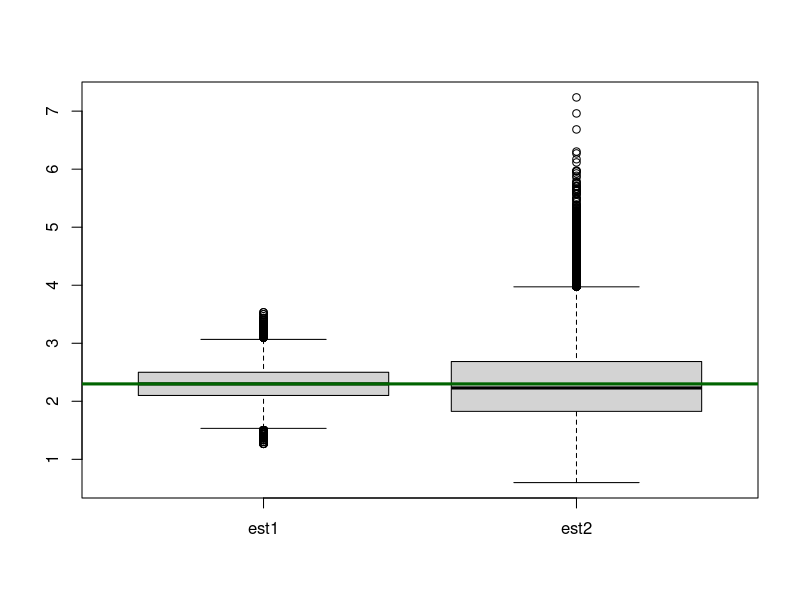
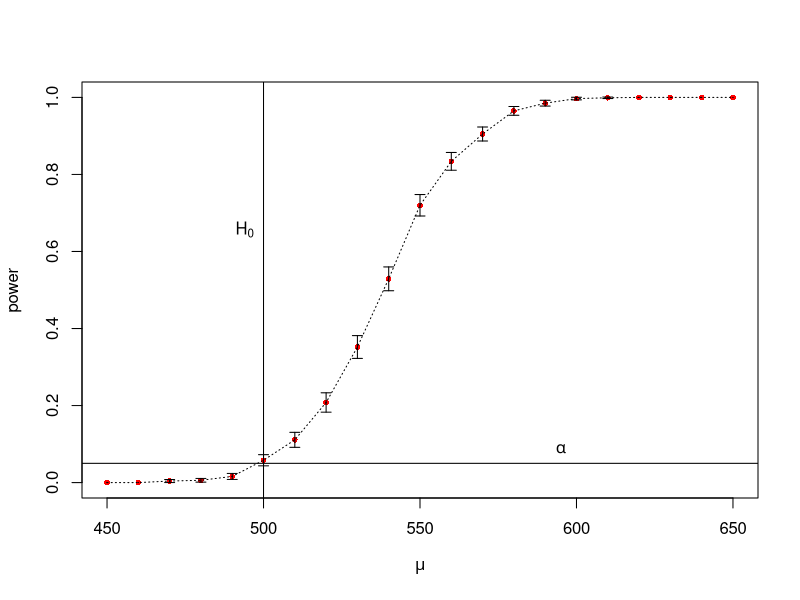
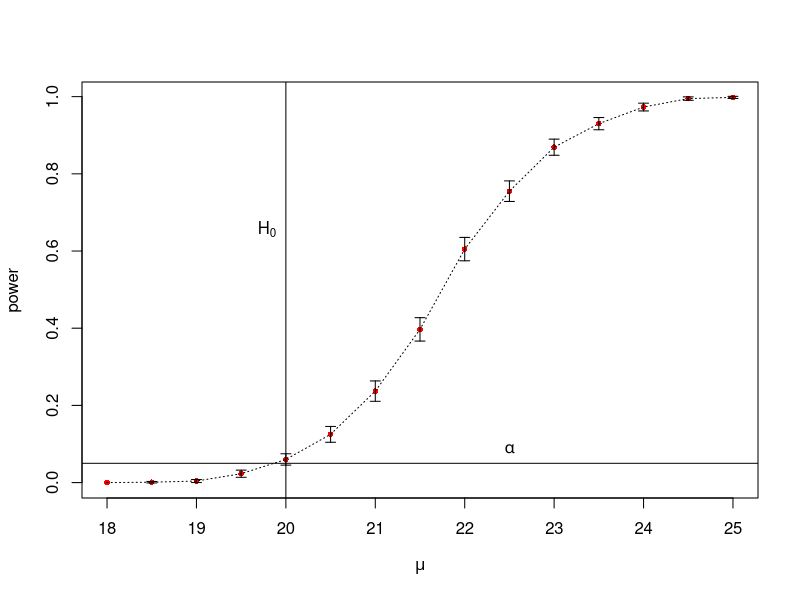

Here is the R script that generated these plots, in order:
## ---- chunk 1
set.seed(5172013)
## ---- chunk 2
sim_size <- 100000
sample_size <- 30
pois_lambda <- 2.3

pois_data <- matrix(
  rpois(n = sim_size * sample_size, lambda = pois_lambda),
  nrow = sim_size, 
  ncol = sample_size
)
## ---- chunk 3
pois_est1 <- function(pois_counts){
  return(mean(pois_counts))
}

pois_est2 <- function(pois_counts){
  return(var(pois_counts))
}
## ---- chunk 4
est_vec1 <- numeric(sim_size)
est_vec2 <- numeric(sim_size)

for (i in 1:sim_size){
  est_vec1[i] <- pois_est1(pois_data[i,])
  est_vec2[i] <- pois_est2(pois_data[i,])
}
## ---- chunk 5
boxplot(list(est1 = est_vec1, est2 = est_vec2))
abline(h = pois_lambda, lwd = 3, col = "darkgreen")
## ---- chunk 6
(mse1 <- mean((est_vec1 - pois_lambda)^2))
(mse2 <- mean((est_vec2 - pois_lambda)^2))
## ---- chunk 7
(mse1_mc_error <- sd((est_vec1 - pois_lambda)^2) / sqrt(sim_size))
(mse2_mc_error <- sd((est_vec2 - pois_lambda)^2) / sqrt(sim_size))
## ---- chunk 8
(c(mse1 - 1.96 * mse1_mc_error, mse1 + 1.96 * mse1_mc_error))
(c(mse2 - 1.96 * mse2_mc_error, mse2 + 1.96 * mse2_mc_error))
## ---- chunk 9
(bias1 <- mean(est_vec1 - pois_lambda))
(bias2 <- mean(est_vec2 - pois_lambda))
## ---- chunk 10
(bias1_mc_error <- sd(est_vec1-pois_lambda) / sqrt(sim_size))
(bias2_mc_error <- sd(est_vec2-pois_lambda) / sqrt(sim_size))
## ---- chunk 11
c(bias1 - 1.96 * bias1_mc_error, bias1 + 1.96 * bias1_mc_error)
c(bias2 - 1.96 * bias2_mc_error, bias2 + 1.96 * bias2_mc_error)
## ---- chunk 12
pois_ci <- function(pois_counts){
  sample_mean <- mean(pois_counts)
  sample_sd <- sd(pois_counts)
  
  return(c(
    "lb" = sample_mean - 1.96 * sample_sd / sqrt(length(pois_counts)),
    "ub" = sample_mean + 1.96 * sample_sd / sqrt(length(pois_counts))
  ))
}
## ---- chunk 13
coverage_indicator <- numeric(sim_size)

for (i in 1:sim_size){
  cur_ci <- pois_ci(pois_data[i,])
  
  if ((cur_ci[1] < pois_lambda) && (cur_ci[2] > pois_lambda)){
    coverage_indicator[i] <- 1
  }
}

(est_cov <- mean(coverage_indicator))
## ---- chunk 14
est_cov_error <- sqrt(est_cov * (1 - est_cov) / sim_size)

c(est_cov - 1.96 * est_cov_error, est_cov + 1.96 * est_cov_error)
## ---- chunk 15
set.seed(378923)

samp_size <- 20
alpha <- 0.05
mu0 <- 500
sigma <- 100

sim_size <- 1000           # number of replicates
p <- numeric(sim_size)      # storage for p-values

for (sim in 1:sim_size) {
  samp <- rnorm(samp_size, mu0, sigma) # simulate from H0
  ttest <- t.test(samp, alternative = "greater", mu = mu0)
  p[sim] <- ttest$p.value
}

(p_hat <- mean(p < alpha))
(se_hat <- sqrt(p_hat * (1 - p_hat) / sim_size))
p_hat + c(-1,1) * 1.96 * se_hat # c(-1,1) vectorizes plus and minus
## ---- chunk 16
mu <- seq(from = 450, to = 650, by = 10)  #alternatives
n_mu <- length(mu)
power <- numeric(n_mu)

for (i in 1:n_mu) {
  mu_a <- mu[i] # Select an alternative
  p <- numeric(sim_size)
  
  for(sim in 1:sim_size) {
    # simulated from alternative
    samp <- rnorm(samp_size, mu_a, sigma) 
    # perform t-test
    ttest <- t.test(samp, mu = mu0, alternative = 'greater') #change to two.sided
    p[sim] <- ttest$p.value
  }
  
  power[i] <- mean(p < 0.05) # We want low p-values since the null is not true.
  
}
## ---- chunk 17
se <- sqrt(power * (1 - power) / sim_size)

plot(mu, power, cex = .75, pch = 16, col = 'red', xlab = expression(mu))
abline(v = mu0, lty = 1)
text(500, .65, expression(H[0]), pos = 2)
abline(h = .05, lty = 1)
text(595, .05, expression(alpha), pos = 3)
lines(mu, power, lty = 3)
arrows( # Error bars-- very small
  c(mu, mu), c(power, power), c(mu, mu), c(power + 1.96 * se, power - 1.96 * se), 
  length = .05, 
  angle = 90
)
warnings()
## ---- chunk 18
samp_size <- 15
alpha <- 0.05
mu0 <- 20
sig <- 4

p <- numeric(sim_size)

for(sim in 1:sim_size) {
  samp <- rnorm(samp_size, mean = mu0, sd = sig)
  ttest <- t.test(samp, alternative = 'greater', mu = mu0)
  p[sim] <- ttest$p.value
}

(p_hat <- mean(p < alpha))
se_hat <- sqrt(p_hat * (1 - p_hat) / sim_size)
p_hat + 1.96 * c(-1, 1) * se_hat
## ---- chunk 19
mu <- seq(from = 18, to = 25, by = 0.5)  #alternatives
n_mu <- length(mu)
power <- numeric(n_mu)

for (i in 1:n_mu) {
  mu_a <- mu[i] # Select an alternative
  p <- numeric(sim_size)
  
  for(sim in 1:sim_size) { 
    samp <- rnorm(samp_size, mean = mu_a, sd = sig)
    ttest <- t.test(samp, mu = mu0, alternative = 'greater') 
    p[sim] <- ttest$p.value
  }
  
  power[i] <- mean(p < 0.05)
  
}
## ---- chunk 20
se <- sqrt(power * (1 - power) / sim_size)

plot(mu, power, cex = .75, pch = 16, col = 'red', xlab = expression(mu))
abline(v = mu0, lty = 1)
text(mu0, .65, expression(H[0]), pos = 2)
abline(h = .05, lty = 1)
text(22.5, .05, expression(alpha), pos = 3)
lines(mu, power, lty = 3)
arrows(
  c(mu, mu), c(power, power), c(mu, mu), c(power + 1.96 * se, power - 1.96 * se), 
  length = .05, 
  angle = 90
)
